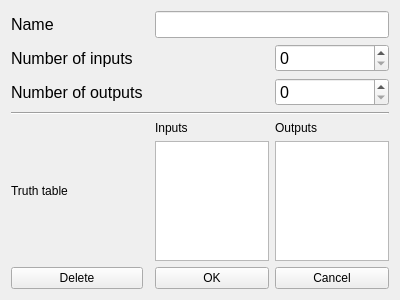
<?xml version="1.0" encoding="UTF-8"?>
<ui version="4.0">
 <class>Logical_Element_Properties</class>
 <widget class="QWidget" name="Logical_Element_Properties">
  <property name="geometry">
   <rect>
    <x>0</x>
    <y>0</y>
    <width>400</width>
    <height>300</height>
   </rect>
  </property>
  <property name="windowTitle">
   <string>Form</string>
  </property>
  <layout class="QGridLayout" name="gridLayout">
   <item row="5" column="2">
    <widget class="QPushButton" name="OK">
     <property name="text">
      <string>OK</string>
     </property>
    </widget>
   </item>
   <item row="1" column="0">
    <layout class="QVBoxLayout" name="verticalLayout">
     <item>
      <widget class="QLabel" name="label">
       <property name="font">
        <font>
         <pointsize>12</pointsize>
        </font>
       </property>
       <property name="text">
        <string>Number of inputs</string>
       </property>
      </widget>
     </item>
     <item>
      <widget class="QLabel" name="label_2">
       <property name="font">
        <font>
         <pointsize>12</pointsize>
        </font>
       </property>
       <property name="text">
        <string>Number of outputs</string>
       </property>
      </widget>
     </item>
    </layout>
   </item>
   <item row="2" column="0" rowspan="2" colspan="4">
    <widget class="Line" name="line">
     <property name="orientation">
      <enum>Qt::Horizontal</enum>
     </property>
    </widget>
   </item>
   <item row="5" column="0">
    <widget class="QPushButton" name="delButton">
     <property name="text">
      <string>Delete</string>
     </property>
    </widget>
   </item>
   <item row="4" column="0">
    <widget class="QLabel" name="label_3">
     <property name="sizePolicy">
      <sizepolicy hsizetype="Minimum" vsizetype="Minimum">
       <horstretch>0</horstretch>
       <verstretch>0</verstretch>
      </sizepolicy>
     </property>
     <property name="text">
      <string>Truth table</string>
     </property>
    </widget>
   </item>
   <item row="0" column="2" colspan="2">
    <widget class="QLineEdit" name="nameEdit">
     <property name="font">
      <font>
       <pointsize>12</pointsize>
      </font>
     </property>
    </widget>
   </item>
   <item row="0" column="0">
    <widget class="QLabel" name="label_6">
     <property name="font">
      <font>
       <pointsize>12</pointsize>
      </font>
     </property>
     <property name="text">
      <string>Name</string>
     </property>
    </widget>
   </item>
   <item row="1" column="3">
    <layout class="QVBoxLayout" name="verticalLayout_2">
     <item>
      <widget class="QSpinBox" name="inputNumBox">
       <property name="font">
        <font>
         <pointsize>12</pointsize>
        </font>
       </property>
      </widget>
     </item>
     <item>
      <widget class="QSpinBox" name="outputNumBox">
       <property name="font">
        <font>
         <pointsize>12</pointsize>
        </font>
       </property>
      </widget>
     </item>
    </layout>
   </item>
   <item row="4" column="2" colspan="2">
    <layout class="QGridLayout" name="gridLayout_2">
     <item row="1" column="0">
      <widget class="QTextEdit" name="inputsTextEdit"/>
     </item>
     <item row="1" column="1">
      <widget class="QTextEdit" name="outputsTextEdit"/>
     </item>
     <item row="0" column="0">
      <widget class="QLabel" name="label_4">
       <property name="text">
        <string>Inputs</string>
       </property>
      </widget>
     </item>
     <item row="0" column="1">
      <widget class="QLabel" name="label_5">
       <property name="text">
        <string>Outputs</string>
       </property>
      </widget>
     </item>
    </layout>
   </item>
   <item row="5" column="3">
    <widget class="QPushButton" name="Cancel">
     <property name="text">
      <string>Cancel</string>
     </property>
    </widget>
   </item>
  </layout>
 </widget>
 <resources/>
 <connections/>
</ui>
